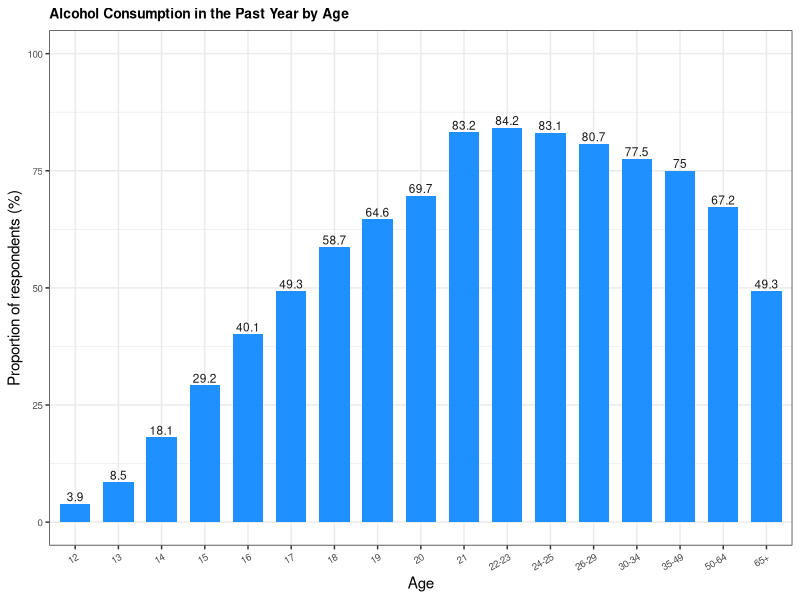
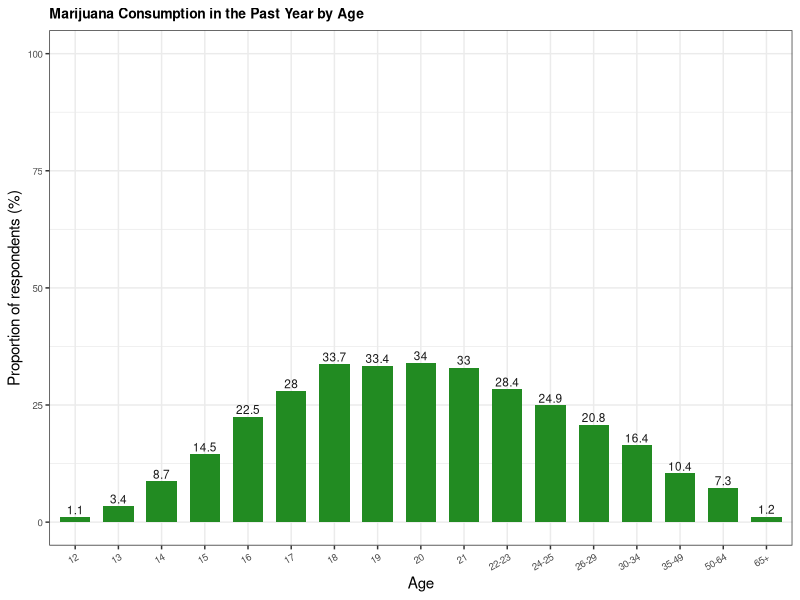
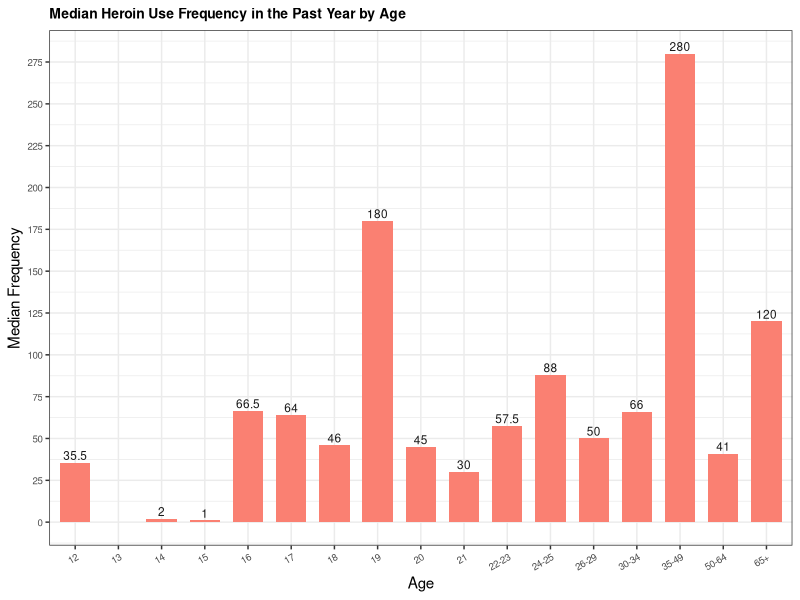
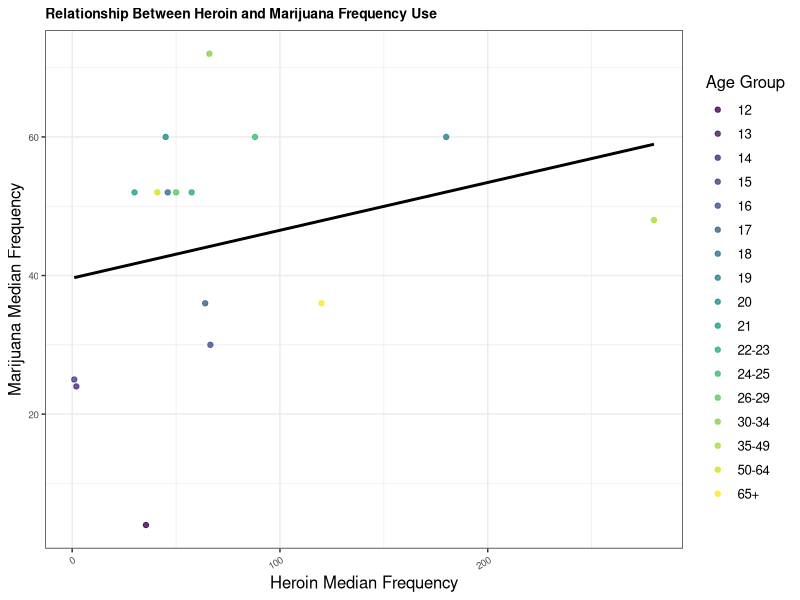
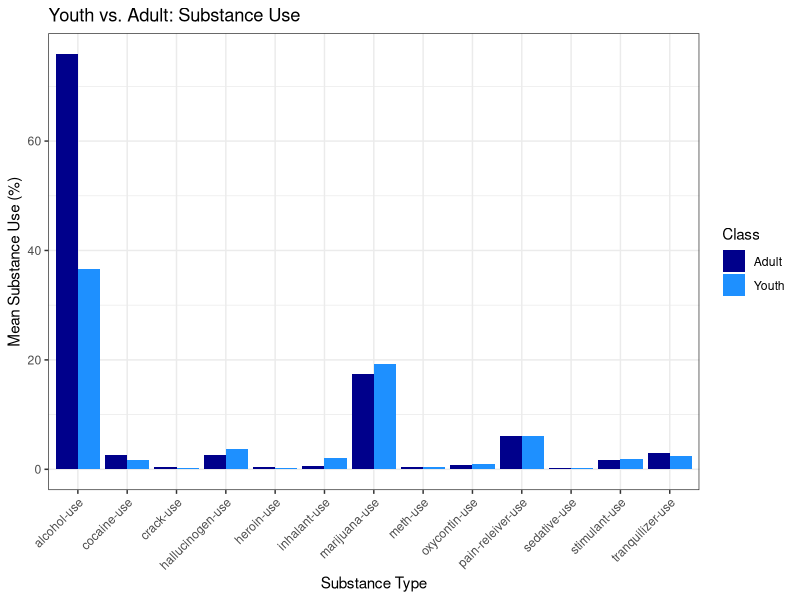
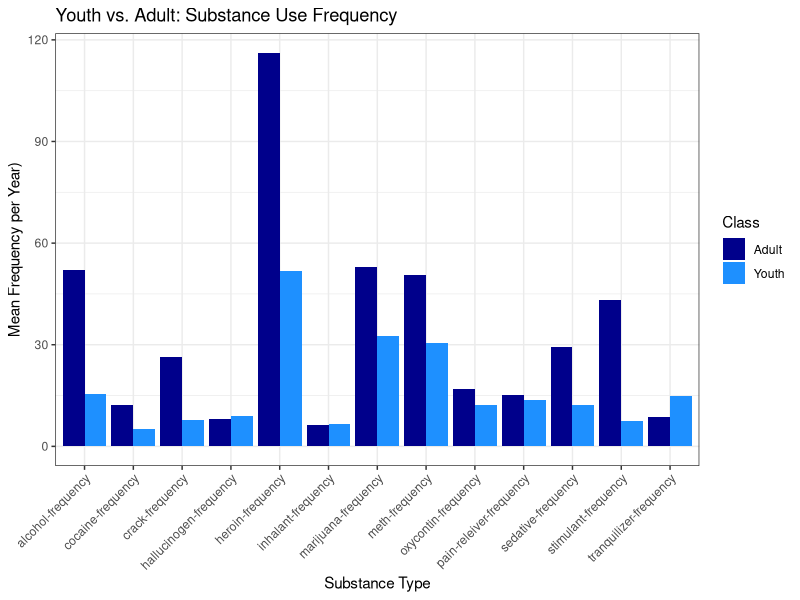
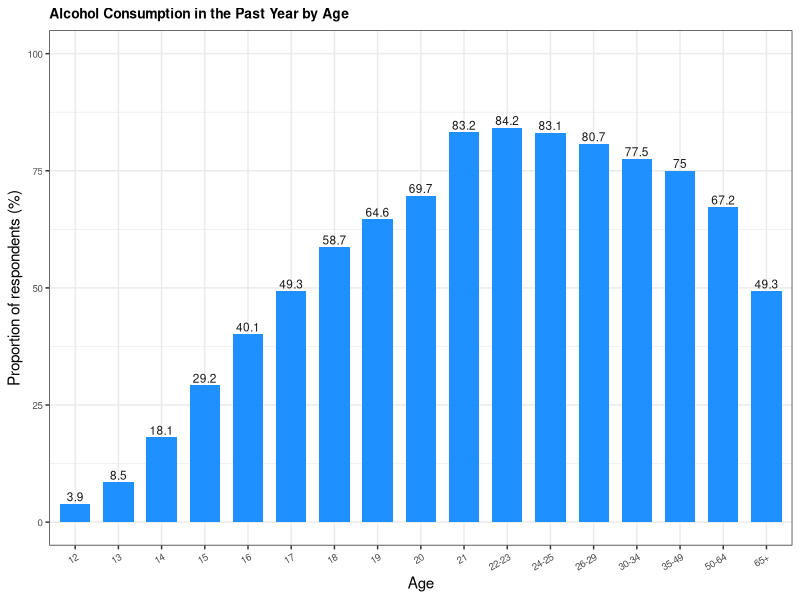
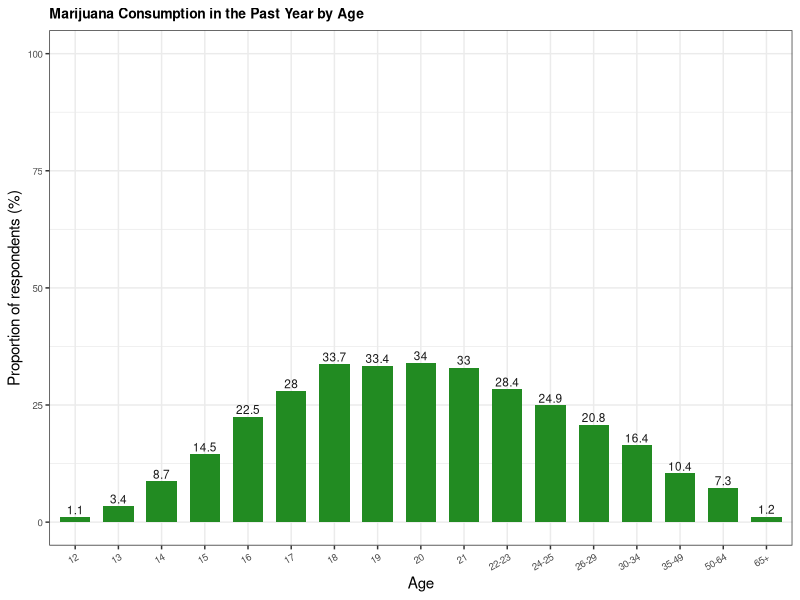

Generate these figures, in order, with R:
library(tidyverse)
library(ggplot2)
library(dplyr)
library(tidyr)

data_c <- read_csv("data/data-cleaned.csv")

# Proportion of individuals in each age group who have consumed alcohol in the past 12 months
plot_alc <- ggplot(data_c, aes(x=age, y=`alcohol-use`)) + 
  geom_bar(stat = "identity", width=0.7, fill="dodgerblue") + 
  geom_text(aes(label=`alcohol-use`), vjust=-0.3, color="grey10", size=3) +
  labs(title="Alcohol Consumption in the Past Year by Age",
       x = "Age",
       y = "Proportion of respondents (%)") +
  ylim(0, 100) +
  theme_bw() +
  theme(axis.text = element_text(size = 8)) +
  theme(
    plot.title = element_text(size = 10, face = "bold"),
    axis.text.x = element_text(size = 7, angle = 30, hjust = 1),
    axis.text.y = element_text(size = 7))

show(plot_alc)
ggsave("output/eda-alcohol.png", plot=plot_alc)

# Proportion of individuals in each age group who have used marijuana in the past 12 months
plot_mar <- ggplot(data_c, aes(x=age, y=`marijuana-use`)) + 
  geom_bar(stat = "identity", width=0.7, fill = "forestgreen") + 
  geom_text(aes(label=`marijuana-use`), vjust=-0.3, color="grey10", size=3) +
  labs(title="Marijuana Consumption in the Past Year by Age",
       x = "Age",
       y = "Proportion of respondents (%)") +
  ylim(0, 100) +
  theme_bw() +
  theme(
    plot.title = element_text(size = 10, face = "bold"),
    axis.text.x = element_text(size = 7, angle = 30, hjust = 1),
    axis.text.y = element_text(size = 7))

show(plot_mar)
ggsave("output/eda-marijuana.png", plot=plot_mar)

# Proportion of individuals in each age group who have used heroin in the past 12 months
plot_her <- ggplot(data_c, aes(x = as.factor(age), y = as.numeric(`heroin-frequency`))) +
  geom_bar(stat = "identity", width=0.7, fill = "salmon") +
  geom_text(aes(label=`heroin-frequency`), vjust=-0.3, color="grey10", size=3) +
  labs(title="Median Heroin Use Frequency in the Past Year by Age") +
  xlab("Age") +
  ylab("Median Frequency") +
  scale_y_continuous(
    breaks = seq(0, 300, by = 25),
    labels = seq(0, 300, by = 25)
  ) +
  theme_bw() +
  theme(
    plot.title = element_text(size = 10, face = "bold"),
    axis.text.x = element_text(size = 7, angle = 30, hjust = 1),
    axis.text.y = element_text(size = 7)
  )
show(plot_her)
ggsave("output/eda-heroin.png", plot=plot_her)

# Relationship between frequency of heroin use vs. frequency of marijuana use
plot_her_mar <- data_c |>
  ggplot(aes(x = `heroin-frequency`, y = `marijuana-frequency`, color=`age`)) +
  geom_point(alpha = 0.8) +
  geom_smooth(method = "lm", se = FALSE, color = "black", linetype = "solid") +
  labs(title="Relationship Between Heroin and Marijuana Frequency Use", 
       color = "Age Group",
       y = "Marijuana Median Frequency",
       x = "Heroin Median Frequency") +
  scale_color_viridis_d() +
  theme_bw() +
  theme(
    text = element_text(size = 12),
    plot.title = element_text(size = 10, face = "bold"),
    axis.text.x = element_text(size = 7, angle = 30, hjust = 1),
    axis.text.y = element_text(size = 7)
  )
show(plot_her_mar)
ggsave("output/eda-heroin-marijuana.png", plot=plot_her_mar, width=8, height=6, dpi=300)

# now lets add some plots on comparing youth vs adult

data_t <- read_csv("data/data-cleaned-transformed.csv")

# aggregate the data such that there are two rows to compare: youth and adult
data_aggregated <- data_t %>%
    group_by(class) %>%
    summarise(across(where(is.numeric), ~ weighted.mean(.x, n, na.rm = TRUE), 
                     .names = "mean_{.col}"),
              total_n = sum(n)) 
head(data_aggregated)

# change the form of the data so that it is easier to plot
data_long <- data_aggregated %>%
  select(-mean_n) %>%
  pivot_longer(cols = starts_with("mean_"), 
               names_to = "variable", values_to = "value") %>%
  mutate(variable = gsub("mean_", "", variable))
head(data_long)

# Create large plot comparing all drugs for adult and youth
drug_class_comparison <- ggplot(data_long, aes(x = variable, y = value, fill = class)) +
  geom_bar(stat = "identity", position = "dodge") + 
  theme_bw() +
  labs(title = "Comparison of Youth vs. Adult Drug Use",
       x = "Substance Use Variable",
       y = "Weighted Mean Value",
       fill = "Class") +
  theme(axis.text.x = element_text(angle = 45, hjust = 1))
# above is too large/busy of a plot, simplify by splitting it up

# Split data into two categories: "use" and "frequency"
data_use <- data_long %>%
  filter(grepl(paste("use", collapse = "|"), variable))

data_freq <- data_long %>%
  filter(grepl(paste("frequency", collapse = "|"), variable))

# Bar plot for substance use
plot_all_use <- ggplot(data_use, aes(x = variable, y = value, fill = class)) +
  geom_bar(stat = "identity", position = "dodge") +
  theme_bw() +
  labs(title = "Youth vs. Adult: Substance Use",
       x = "Substance Type",
       y = "Mean Substance Use (%)",
       fill = "Class") +
  theme(axis.text.x = element_text(angle = 45, hjust = 1)) +
  scale_fill_manual(values = c("adult" = "darkblue", "youth" = "dodgerblue"),
                    labels = c("adult" = "Adult", "youth" = "Youth"))
plot_all_use
ggsave("output/eda-all-use.png", plot=plot_all_use, width=8, height=6, dpi=300)



# Bar plot for frequency
plot_all_freq <- ggplot(data_freq, aes(x = variable, y = value, fill = class)) +
  geom_bar(stat = "identity", position = "dodge") +
  theme_bw() +
  labs(title = "Youth vs. Adult: Substance Use Frequency",
       x = "Substance Type",
       y = "Mean Frequency per Year)",
       fill = "Class") +
  theme(axis.text.x = element_text(angle = 45, hjust = 1)) +
  scale_fill_manual(values = c("adult" = "darkblue", "youth" = "dodgerblue"),
                    labels = c("adult" = "Adult", "youth" = "Youth"))
plot_all_freq
ggsave("output/eda-all-freq.png", plot=plot_all_freq, width=8, height=6, dpi=300)
